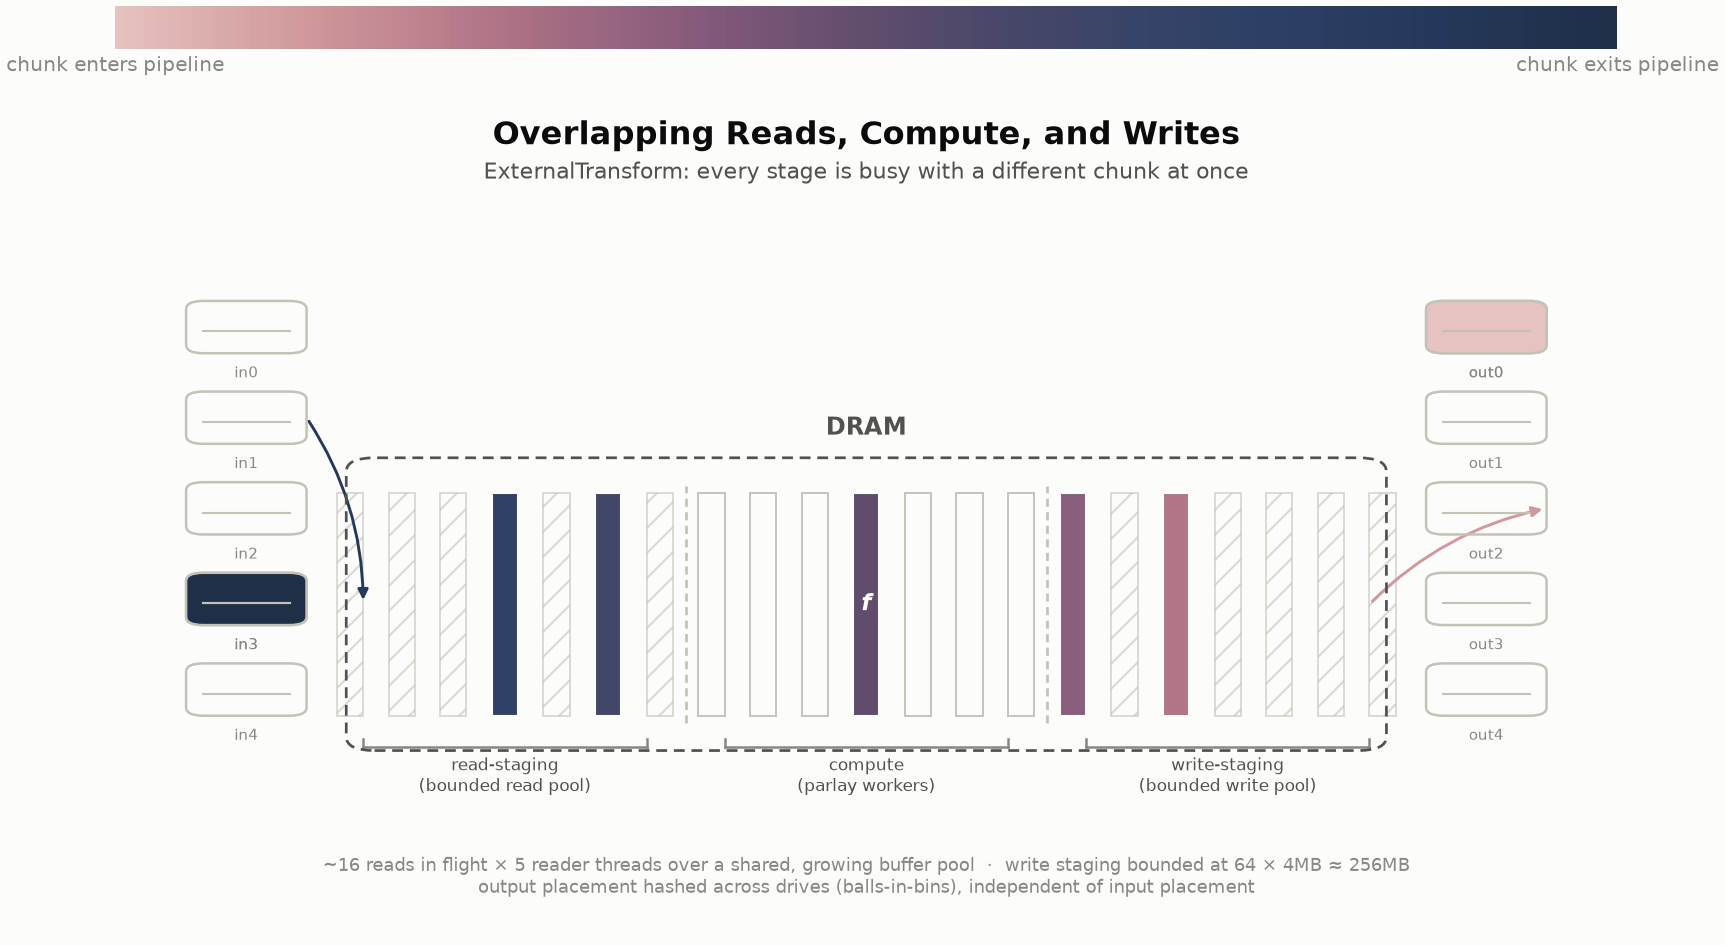

Here is the Python script that generated this plot:
#!/usr/bin/env python3
"""Conceptual diagram: overlapping reads, compute, and writes in
ExternalTransform (ChunkSequence/external_engine.h). Not data-driven (no CSV
input, no CLI sweep) -- it renders a synthetic pipeline snapshot purely to
illustrate the mechanism. Shares its palette and single-panel conventions
with figures/disk_layout_diagram.py and figures/parlay_operations.py so the
figures read as one set.

DRAM is drawn as a single flat vector of cells (literally one row), divided
into a read-staging zone, a compute zone, and a write-staging zone. Several
chunks are shown simultaneously at different pipeline stages -- idle at an
input SSD, mid-read, landed in read-staging, mid-compute, landed in
write-staging, mid-write, landed at an output SSD -- each keeping one
identity color throughout, which is what conveys "overlap" in a single
static frame: multiple stages are occupied at once, not one chunk moving
through an otherwise-empty pipeline.
"""
import argparse

import matplotlib

matplotlib.use("Agg")
import matplotlib.patches as mpatches
import numpy as np
import matplotlib.pyplot as plt
from matplotlib.colors import LinearSegmentedColormap
from matplotlib.lines import Line2D

# Light-mode chart palette (see the dataviz skill's reference palette;
# matches figures/disk_layout_diagram.py and figures/parlay_operations.py).
SURFACE = "#fcfcfb"
INK_PRIMARY = "#0b0b0b"
INK_SECONDARY = "#52514e"
INK_MUTED = "#898781"
BASELINE = "#c3c2b7"

# Color encodes a chunk's entry order into the pipeline, consistently across
# every stage it passes through. Same low-chroma red-to-blue ramp as the
# other figures in this set.
_RED_BLUE_STEPS = [
    "#e6c2c0", "#d8a6a6", "#c78d94", "#b17587", "#976480",
    "#7c5678", "#614d6e", "#4a4869", "#3a4568", "#2f4166",
    "#293c60", "#243655", "#1f2f48",
]
SEQ_CMAP = LinearSegmentedColormap.from_list("seq_red_blue", _RED_BLUE_STEPS)

N_IN_DRIVES = 5
N_OUT_DRIVES = 5
N_CELLS = 21  # 7 per zone: read-staging | compute | write-staging
CELLS_PER_ZONE = N_CELLS // 3

BAR_X0, BAR_X1 = 0.145, 0.855
BAR_Y0, BAR_Y1 = 0.10, 0.42
CELL_GAP = 0.055
CELL_W = ((BAR_X1 - BAR_X0) - CELL_GAP * (N_CELLS - 1)) / N_CELLS

DRIVE_W, DRIVE_H = 0.085, 0.075


def cell_x0(i):
    return BAR_X0 + i * (CELL_W + CELL_GAP)


def zone_bounds(zone):
    # zone in {0: read-staging, 1: compute, 2: write-staging}
    lo = cell_x0(zone * CELLS_PER_ZONE)
    hi = cell_x0(zone * CELLS_PER_ZONE + CELLS_PER_ZONE - 1) + CELL_W
    return lo, hi


def draw_drive(ax, x0, y0, label, filled=False, color=None):
    box = mpatches.FancyBboxPatch(
        (x0, y0), DRIVE_W, DRIVE_H,
        boxstyle="round,pad=0.0,rounding_size=0.012",
        linewidth=1.2, edgecolor=BASELINE,
        facecolor=(color if filled else "none"),
        zorder=5, mutation_aspect=1,
    )
    ax.add_patch(box)
    # A short platter line reads as "disk" at a glance, echoing
    # disk_layout_diagram.py's per-drive framing at a much smaller size.
    ax.plot([x0 + 0.012, x0 + DRIVE_W - 0.012],
            [y0 + DRIVE_H * 0.42, y0 + DRIVE_H * 0.42],
            color=BASELINE, linewidth=1.0, zorder=6)
    ax.text(x0 + DRIVE_W / 2, y0 - 0.018, label, ha="center", va="top",
            fontsize=7.3, color=INK_MUTED)


def draw_drive_column(ax, x0, n, y_top, y_bot, prefix):
    ys = np.linspace(y_top, y_bot, n)
    for i, y in enumerate(ys):
        draw_drive(ax, x0, y, f"{prefix}{i}")
    return ys


def curved_arrow(ax, xy_from, xy_to, color, rad=0.25, style="-|>",
                  lw=1.4, alpha=1.0, ls="solid"):
    ax.annotate(
        "", xy=xy_to, xytext=xy_from,
        arrowprops=dict(
            arrowstyle=style, color=color, linewidth=lw, alpha=alpha,
            linestyle=ls, shrinkA=2, shrinkB=2,
            connectionstyle=f"arc3,rad={rad}",
        ),
        zorder=4,
    )


def draw_dram_bar(ax):
    # The DRAM bar itself: a single flat vector, dashed border, matching
    # parlay_operations.py's dram_box styling.
    box = mpatches.FancyBboxPatch(
        (BAR_X0 - 0.012, BAR_Y0 - 0.05), (BAR_X1 - BAR_X0) + 0.024,
        (BAR_Y1 - BAR_Y0) + 0.10,
        boxstyle="round,pad=0.0,rounding_size=0.02",
        linewidth=1.3, edgecolor=INK_SECONDARY, facecolor="none",
        linestyle=(0, (4, 2.5)), zorder=6, mutation_aspect=1,
    )
    ax.add_patch(box)
    ax.text((BAR_X0 + BAR_X1) / 2, BAR_Y1 + 0.075, "DRAM",
             ha="center", va="bottom", fontsize=11.5, color=INK_SECONDARY,
             fontweight="bold")


def draw_cells(ax, occupants):
    """occupants: dict cell_index -> (color or None, hatched bool)."""
    for i in range(N_CELLS):
        x0 = cell_x0(i)
        color, hatched = occupants.get(i, (None, False))
        if color is not None:
            ax.add_patch(mpatches.Rectangle(
                (x0, BAR_Y0), CELL_W, BAR_Y1 - BAR_Y0,
                facecolor=color, edgecolor=SURFACE, linewidth=1.0, zorder=2,
            ))
        else:
            ax.add_patch(mpatches.Rectangle(
                (x0, BAR_Y0), CELL_W, BAR_Y1 - BAR_Y0,
                facecolor=SURFACE, edgecolor=BASELINE, linewidth=0.9,
                hatch="//" if hatched else None, zorder=2,
                alpha=0.6 if hatched else 1.0,
            ))


def draw_zone_brackets(ax):
    labels = ["read-staging\n(bounded read pool)",
              "compute\n(parlay workers)",
              "write-staging\n(bounded write pool)"]
    y = BAR_Y0 - 0.045
    for z, label in enumerate(labels):
        lo, hi = zone_bounds(z)
        ax.add_line(Line2D([lo, hi], [y, y], color=INK_MUTED, linewidth=1.2,
                            zorder=3))
        ax.add_line(Line2D([lo, lo], [y, y + 0.012], color=INK_MUTED,
                            linewidth=1.2, zorder=3))
        ax.add_line(Line2D([hi, hi], [y, y + 0.012], color=INK_MUTED,
                            linewidth=1.2, zorder=3))
        ax.text((lo + hi) / 2, y - 0.012, label, ha="center", va="top",
                fontsize=8.3, color=INK_SECONDARY)
    # internal dividers between zones, distinguishing them within the one
    # flat vector rather than drawing three separate boxes
    for z in (1, 2):
        x = cell_x0(z * CELLS_PER_ZONE) - CELL_GAP / 2
        ax.add_line(Line2D([x, x], [BAR_Y0 - 0.01, BAR_Y1 + 0.01],
                            color=BASELINE, linewidth=1.3,
                            linestyle=(0, (3, 2)), zorder=3))


def draw_compute_marks(ax, compute_cells):
    cell_mid_y = (BAR_Y0 + BAR_Y1) / 2
    for i in compute_cells:
        cx = cell_x0(i) + CELL_W / 2
        ax.text(cx, cell_mid_y, "f", ha="center", va="center",
                fontsize=11, color=SURFACE, fontstyle="italic",
                fontweight="bold", zorder=7)


def build_panel(ax):
    n_chunks = 9
    colors = [SEQ_CMAP(i / (n_chunks - 1)) for i in range(n_chunks)]

    in_y = draw_drive_column(ax, 0.02, N_IN_DRIVES, 0.62, 0.10, "in")
    out_y = draw_drive_column(ax, 1.0 - 0.02 - DRIVE_W, N_OUT_DRIVES,
                               0.62, 0.10, "out")

    draw_dram_bar(ax)

    read_lo, _ = zone_bounds(0)
    _, write_hi = zone_bounds(2)
    cell_mid_y = (BAR_Y0 + BAR_Y1) / 2

    # Pipeline snapshot: chunk c0 already landed at an output drive; c1 is
    # mid-write; c2..c3 sit in write-staging; c4 is mid-compute; c5..c6 sit
    # in read-staging; c7 is mid-read; c8 is still idle at an input drive.
    # Every stage of the pipeline is occupied at once -- that simultaneity
    # is the point. Every unoccupied read-/write-staging cell is hatched to
    # read consistently as spare capacity in a *bounded* pool, not blank
    # space; the compute zone isn't a buffer pool, so its idle cells (spare
    # worker slots) stay plain.
    occupants = {}
    for i in range(N_CELLS):
        zone = i // CELLS_PER_ZONE
        occupants[i] = (None, zone in (0, 2))

    # write-staging cells (zone 2): indices 14..20
    occupants[14] = (colors[3], False)
    occupants[16] = (colors[2], False)

    # compute cells (zone 1): indices 7..13
    occupants[10] = (colors[4], False)

    # read-staging cells (zone 0): indices 0..6
    occupants[3] = (colors[6], False)
    occupants[5] = (colors[5], False)

    draw_cells(ax, occupants)
    draw_compute_marks(ax, [10])
    draw_zone_brackets(ax)

    # c0: landed at output drive 0
    draw_drive(ax, 1.0 - 0.02 - DRIVE_W, out_y[0], "out0",
               filled=True, color=colors[0])
    # c1: mid-write, write-staging -> output drive 2 (hashed placement, not
    # the nearest drive -- echoes disk_layout_diagram.py's hashed panel)
    curved_arrow(ax, (write_hi, cell_mid_y),
                 (1.0 - 0.02, out_y[2] + DRIVE_H / 2), colors[1], rad=-0.15)

    # c7: mid-read, input drive 1 -> read-staging
    curved_arrow(ax, (0.02 + DRIVE_W, in_y[1] + DRIVE_H / 2),
                 (read_lo, cell_mid_y), colors[7], rad=-0.15)
    # c8: idle at an input drive, not yet requested
    draw_drive(ax, 0.02, in_y[3], "in3", filled=True, color=colors[8])

    ax.text(
        (BAR_X0 + BAR_X1) / 2, 0.955,
        "Overlapping Reads, Compute, and Writes",
        ha="center", va="top", fontsize=15.5, color=INK_PRIMARY,
        fontweight="bold",
    )
    ax.text(
        (BAR_X0 + BAR_X1) / 2, 0.895,
        "ExternalTransform: every stage is busy with a different chunk at once",
        ha="center", va="top", fontsize=10.5, color=INK_SECONDARY,
    )
    ax.text(
        (BAR_X0 + BAR_X1) / 2, -0.10,
        "~16 reads in flight × 5 reader threads over a shared, growing "
        "buffer pool  ·  write staging bounded at 64 × 4MB ≈ 256MB\n"
        "output placement hashed across drives (balls-in-bins), independent "
        "of input placement",
        ha="center", va="top", fontsize=8.6, color=INK_MUTED,
    )

    ax.set_xlim(-0.03, 1.03)
    ax.set_ylim(-0.22, 1.0)
    ax.set_xticks([])
    ax.set_yticks([])
    ax.set_facecolor(SURFACE)
    for spine in ax.spines.values():
        spine.set_visible(False)


def draw_colorbar(ax, n_chunks=9):
    gradient = np.linspace(0, 1, 256).reshape(1, -1)
    ax.imshow(gradient, cmap=SEQ_CMAP, aspect="auto", extent=(0, 1, 0, 1))
    ax.set_xlim(0, 1)
    ax.set_ylim(0, 1)
    ax.set_yticks([])
    ax.set_xticks([0, 1])
    ax.set_xticklabels(["chunk enters pipeline", "chunk exits pipeline"])
    ax.tick_params(colors=INK_MUTED, length=0, labelsize=9.5)
    for spine in ax.spines.values():
        spine.set_visible(False)


def build_figure():
    fig = plt.figure(figsize=(11.5, 6.3), constrained_layout=True)
    fig.patch.set_facecolor(SURFACE)
    gs = fig.add_gridspec(2, 1, height_ratios=[0.05, 1], hspace=0.02)

    cax = fig.add_subplot(gs[0])
    cax.set_facecolor(SURFACE)
    ax = fig.add_subplot(gs[1])

    draw_colorbar(cax)
    build_panel(ax)
    return fig


def main():
    parser = argparse.ArgumentParser(description=__doc__)
    parser.add_argument(
        "--out-prefix", default="io_compute_overlap",
        help="output PNG basename prefix; writes <prefix>.png "
             "(default: %(default)s)")
    args = parser.parse_args()

    out = f"{args.out_prefix}.png"
    fig = build_figure()
    fig.savefig(out, dpi=150, facecolor=fig.get_facecolor())
    plt.close(fig)
    print(f"wrote {out}")


if __name__ == "__main__":
    main()
